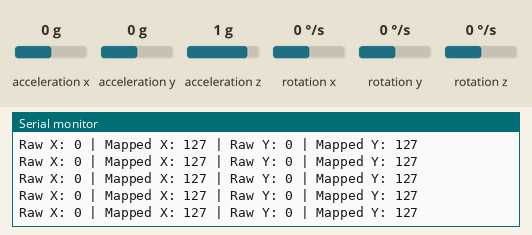
Simulated run of this sketch. Board: Arduino Uno, built with avr-gcc and run on an emulated ATmega328P. On the bench: the last lines printed to the serial monitor. The test bench sets the inputs (shaded band); at power-on: acceleration x 0 g, acceleration y 0 g, acceleration z 1 g, rotation x 0 °/s, rotation y 0 °/s, rotation z 0 °/s. No radio packets arrive unless stated.

Above: at 1.2 s.
1.3 s: acceleration x set to -1.4 g
At 1.5 s:
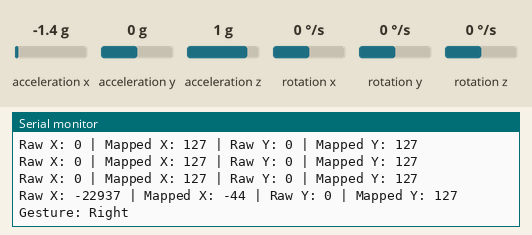
3.0 s: acceleration y set to -1.4 g
At 3.24 s:
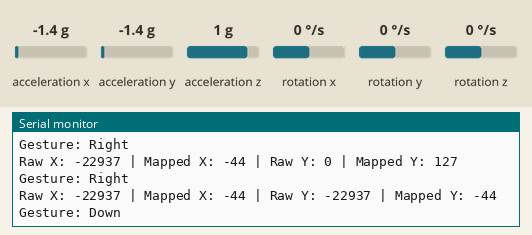
4.8 s: acceleration x set to 0 g
At 4.85 s:
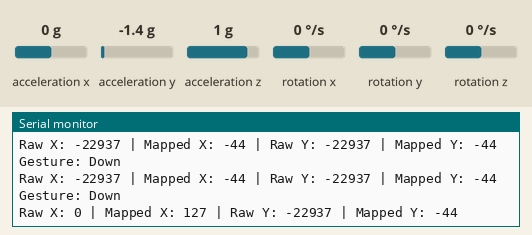
7.8 s: acceleration y set to 0 g
At 8.1 s:
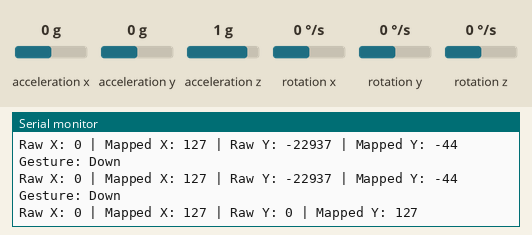
10.8 s: acceleration x set to 0.8 g
At 11.44 s:
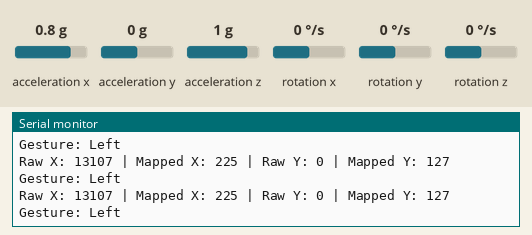
12.6 s: acceleration x set to -0.8 g
At 12.81 s:
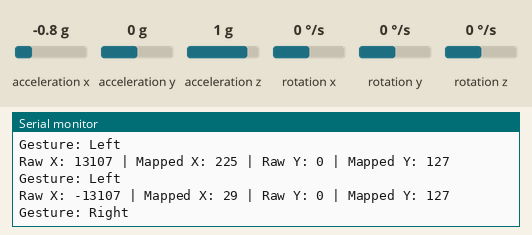
Timing chart, 0 to 15.6 s (numbered marks = the images above; inputs shaded):
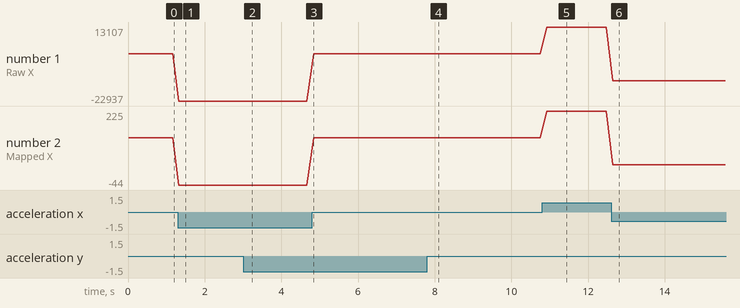

Measured:
- after the input at 1.3 s, the serial monitor: prints a new line at once (image 1)
- after the input at 3.0 s, the serial monitor: prints a new line after 0.07 s (image 2)
- after the input at 4.8 s, the serial monitor: prints a new line after 0.05 s (image 3)
- after the input at 7.8 s, the serial monitor: prints a new line after 0.16 s (image 4)
- after the input at 10.8 s, the serial monitor: prints a new line after 0.13 s (image 5)
- after the input at 12.6 s, the serial monitor: prints a new line at once (image 6)
- plotted number 1: 0 → -22937 after the input at 1.3 s, 0 → 13107 after the input at 10.8 s, 13107 → -13107 after the input at 12.6 s
- plotted number 2: 127 → -44 after the input at 1.3 s, 127 → 225 after the input at 10.8 s, 225 → 29 after the input at 12.6 s

The sketch:

Transmitter.ino
```cpp
#include <RH_ASK.h>
#include <SPI.h> // Not actually used but needed to compile
#include "Wire.h"
#include "I2Cdev.h"
#include "MPU6050.h"

RH_ASK driver;
MPU6050 mpu;

// Accelerometer and Gyroscope readings
int16_t ax, ay, az;
int16_t gx, gy, gz;

void setup() {
    Serial.begin(9600); // Debugging only

    // Initialize RF driver
    if (!driver.init()) {
        Serial.println("RF init failed");
    }

    // Initialize MPU6050
    Wire.begin();
    mpu.initialize();

    // Check MPU6050 connection
    if (mpu.testConnection()) {
        Serial.println("MPU6050 connected!");
    } else {
        Serial.println("MPU6050 connection failed!");
    }
}

void loop() {
    // Predefined gesture messages
    const char *msgDown = "1";
    const char *msgLeft = "2";
    const char *msgRight = "3";
    const char *msgFront = "4";

    // Read accelerometer data
    mpu.getMotion6(&ax, &ay, &az, &gx, &gy, &gz);

    // Map accelerometer values to a range (0 to 255)
    int mappedX = map(ax, -17000, 17000, 0, 255); // X-axis data
    int mappedY = map(ay, -17000, 17000, 0, 255); // Y-axis data

    // Print raw and mapped data for debugging
    Serial.print("Raw X: ");
    Serial.print(ax);
    Serial.print(" | Mapped X: ");
    Serial.print(mappedX);
    Serial.print(" | Raw Y: ");
    Serial.print(ay);
    Serial.print(" | Mapped Y: ");
    Serial.println(mappedY);

    // Gesture recognition based on mapped values
    if (mappedY < 80) { // Gesture: Down
        Serial.println("Gesture: Down");
        driver.send((uint8_t *)msgDown, strlen(msgDown));

    } else if (mappedX > 200) { // Gesture: Left
        Serial.println("Gesture: Left");
        driver.send((uint8_t *)msgLeft, strlen(msgLeft));
    } else if (mappedX < 50) { // Gesture: Right
        Serial.println("Gesture: Right");
        driver.send((uint8_t *)msgRight, strlen(msgRight));
    } else if (mappedY > 180) { // Gesture: Front (moving upwards)
        Serial.println("Gesture: Front");
        driver.send((uint8_t *)msgFront, strlen(msgFront));
    }

    // Wait until the packet is sent
    driver.waitPacketSent();

    // Small delay for stability
    delay(100);
}
```
